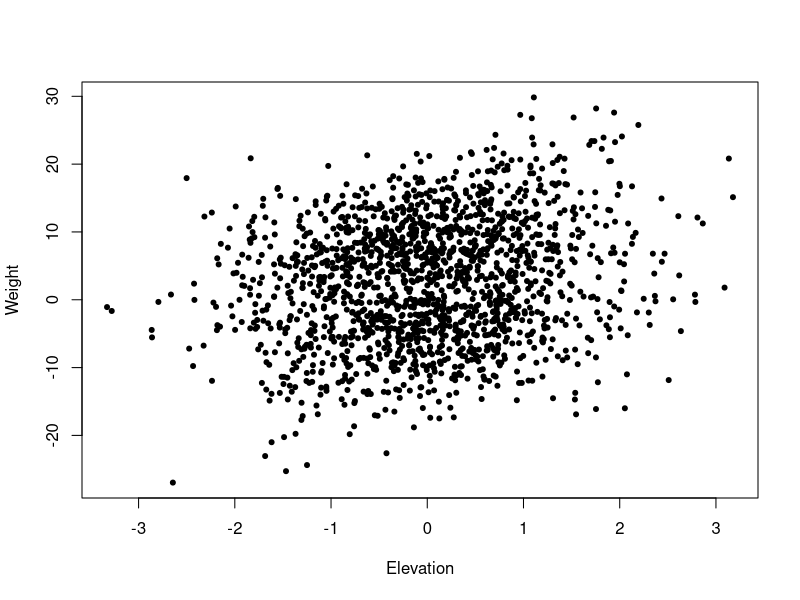
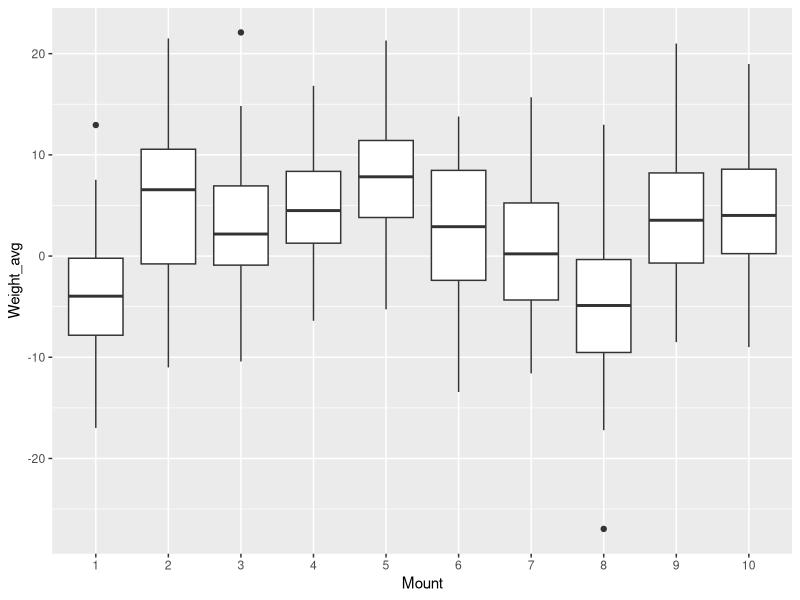
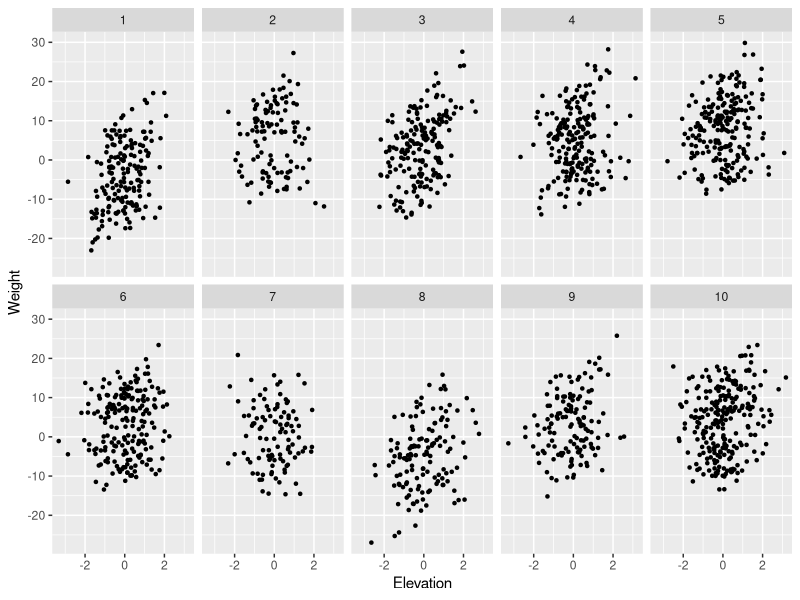
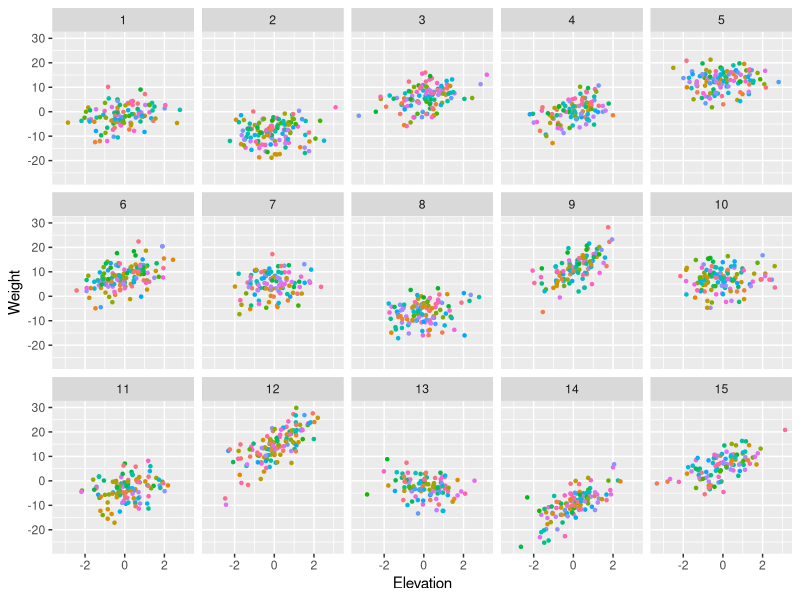

Generate these figures, in order, with R:
## ---- chunk 1
## Sample sizes:
mount_N <- 10 # Number of mountains sampled
obs_N_perMount <- sample(c(100:300), size=mount_N, replace=T)
obs_N <- sum(obs_N_perMount)
# Note: the same species could be found on different mountains
genera_N <- 15 # Number of genera
species_N_perGenus <- sample(c(2:8), size=genera_N, replace=T) # Number of species per genus
species_N <- sum(species_N_perGenus)

## Create placeholders
# Make sure these are factors, which will be used later. 
Mount <- factor(rep(c(1:mount_N), times=obs_N_perMount))
Genera <- factor(sample(c(1:genera_N), size=obs_N, replace=T))
Species <- factor(sample(c(1:species_N), size=obs_N, replace=T))
  
## Now assign parameters that determine the relationship between elevation and body size
beta_mean <- 2.0 # Slope: Body size increases with elevation
alpha_mean <- 0.0 # Intercept: Mean body size (centered and scaled)

# Random effects on slope
species_sd_beta <- 0.5 
genera_sd_beta <- 2.5
mount_sd_beta <- 1.0

species_rand_beta <- rnorm(species_N, 0, species_sd_beta)
genera_rand_beta <- rnorm(genera_N, 0, genera_sd_beta)
mount_rand_beta <- rnorm(mount_N, 0, mount_sd_beta)

# Random effects on intercept
species_sd_alpha <- 2.5
genera_sd_alpha <- 10.0
mount_sd_alpha <- 2.5

species_rand_alpha <- rnorm(species_N, 0, species_sd_alpha)
genera_rand_alpha <- rnorm(genera_N, 0, genera_sd_alpha)
mount_rand_alpha <- rnorm(mount_N, 0, mount_sd_alpha)

## Elevation (centered and scaled)
Elevation <- rnorm(obs_N, 0, 1)

## Generate body weights
# Note: Because we generated the data above in a smart way, we can vectorize this process!
Weight <- vector(mode="numeric", length=obs_N)
# Add the intercept with random effects:
Weight <- alpha_mean + species_rand_alpha[Species] + genera_rand_alpha[Genera] + mount_rand_alpha[Mount]
# Add the slope with random effects:
Weight <- Weight + (beta_mean + species_rand_beta[Species] + genera_rand_beta[Genera] + mount_rand_beta[Mount]) * Elevation

# Put this into a big data frame:
berg <- data.frame(Mount, Genera, Species, Elevation, Weight)
head(berg)
## ---- chunk 2
plot(berg$Weight ~ berg$Elevation, pch=20, xlab="Elevation", ylab="Weight")
## ---- chunk 3
library(tidyverse) # This launches all the best packages
## ---- chunk 4
berg %>% # This symbol pipes the result to the next function
  group_by(Mount) %>% # Essentially cluster all the data for each mountain
  summarize(Weight_avg = mean(Weight), Weight_sd = sd(Weight)) # Create new columns that summarize Weight
## ---- chunk 5
berg %>% 
  group_by(Mount, Genera) %>% # Cluster all the data for each mountain AND genus
  summarize(Weight_avg = mean(Weight), Weight_sd = sd(Weight)) %>%
  print(n=20) # Print 20 rows, instead of the default 10
## ---- chunk 6
berg %>% 
  group_by(Mount) %>% 
  summarize(species_N_perMount = length(unique(Species))) 
## ---- chunk 7
berg %>% 
  group_by(Mount, Species) %>% # Cluster all the data for each mountain AND SPECIES
  summarize(Weight_avg = mean(Weight)) %>%
  ggplot(aes(y=Weight_avg, x=Mount)) + 
  geom_boxplot()
## ---- chunk 8
ggplot(berg, aes(x=Elevation, y=Weight))+
  geom_point(shape=20)+
  facet_wrap(~Mount, ncol=5) # We'll see all 10 mountains separately
## ---- chunk 9
ggplot(berg, aes(x=Elevation, y=Weight, color=Species))+
  geom_point(shape=20)+
  facet_wrap(~Genera, ncol=5)+
  guides(color=F) # There are many species, so suppress the color legend
